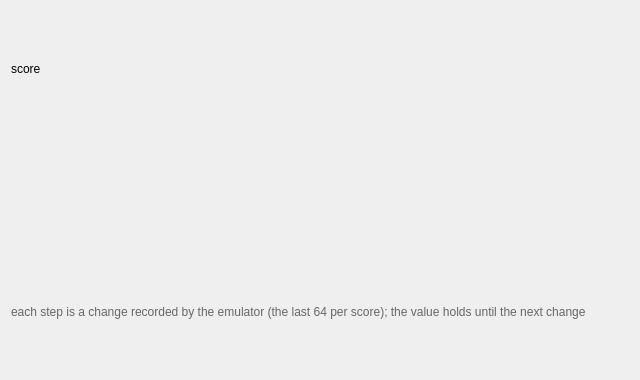
<?xml version="1.0" encoding="UTF-8"?>
<ui version="4.0">
 <class>ScoreGraphDialog</class>
 <widget class="QDialog" name="ScoreGraphDialog">
  <property name="geometry">
   <rect>
    <x>0</x>
    <y>0</y>
    <width>640</width>
    <height>380</height>
   </rect>
  </property>
  <property name="windowTitle">
   <string>Score over time</string>
  </property>
  <layout class="QVBoxLayout" name="scoreGraphLayout">
   <item>
    <widget class="QLabel" name="labelScoreGraph">
     <property name="text">
      <string>score</string>
     </property>
     <property name="wordWrap">
      <bool>true</bool>
     </property>
    </widget>
   </item>
   <item>
    <widget class="QWidget" name="scoreGraphContainer" native="true">
     <layout class="QVBoxLayout" name="scoreGraphContainerLayout">
      <property name="leftMargin">
       <number>0</number>
      </property>
      <property name="topMargin">
       <number>0</number>
      </property>
      <property name="rightMargin">
       <number>0</number>
      </property>
      <property name="bottomMargin">
       <number>0</number>
      </property>
     </layout>
    </widget>
   </item>
   <item>
    <widget class="QLabel" name="labelScoreGraphHelp">
     <property name="text">
      <string>each step is a change recorded by the emulator (the last 64 per score); the value holds until the next change</string>
     </property>
     <property name="styleSheet">
      <string notr="true">color: #666;</string>
     </property>
     <property name="wordWrap">
      <bool>true</bool>
     </property>
    </widget>
   </item>
  </layout>
 </widget>
 <resources/>
 <connections/>
</ui>
